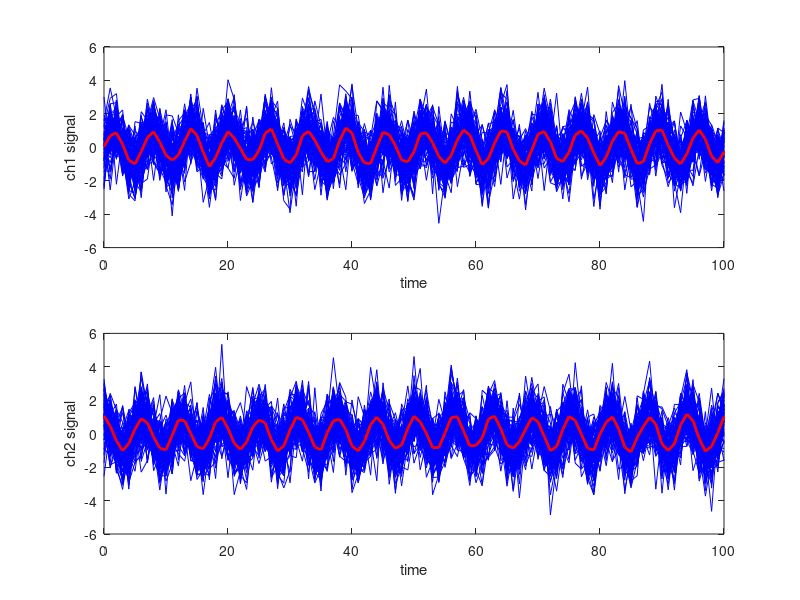

This chart was generated by the following MATLAB code: (Note: this script raises an error after producing the figure.)
clear; clc; close all

%% Generate some data (sines and cosines plus noise)
    numTrials = 100;
    time = 0:1:100; 
    numTimesteps = length(time);
    for trial = 1:numTrials
        data(:,1,trial) = sin(time)'+normrnd(0,1,numTimesteps,1);
        data(:,2,trial) = cos(time)'+normrnd(0,1,numTimesteps,1);
    end
    
%% Take trial averages
    trialAvg = mean(data,3);
    
%% Make sure data looks ok
    figure
    for trial = 1:numTrials
        subplot(2,1,1)
            plot(time,data(:,1,trial),'b')
            hold on
        subplot(2,1,2)
            plot(time,data(:,2,trial),'b')
            hold on
    end
    subplot(2,1,1)
        plot(time,trialAvg(:,1),'r','LineWidth',2)
        xlabel('time')
        ylabel('ch1 signal')
    subplot(2,1,2)
        plot(time,trialAvg(:,2),'r','LineWidth',2)
        xlabel('time')
        ylabel('ch2 signal')
    sgtitle('Raw Signal and Trial Averages')
    
%% Get confidence intervals in original space; plot with trial avgs
    CI = 1.96*std(data,0,3)./sqrt(numTrials);
    figure
    subplot(2,1,1)
        shadedErrorBar(time,trialAvg(:,1),CI(:,1),'lineprops',{'LineWidth',2,'Color','r'})
        xlabel('time')
        ylabel('ch1 signal')
    subplot(2,1,2)
        shadedErrorBar(time,trialAvg(:,2),CI(:,2),'lineprops',{'LineWidth',2,'Color','r'})
        xlabel('time')
        ylabel('ch2 signal')
    sgtitle('Confidence Interval in Original Space')
    
%% Do PCA on Trial Averages
    [coeff,score,latent,tsquared,explained,mu] = pca(trialAvg);
    %Project all data into PC space
    PCProj = NaN(size(data));
    for trial = 1:numTrials
       PCProj(:,:,trial) = (data(:,:,trial)-mu)*coeff; 
    end
    %Project trial averages into PC space
    trialAvgPCProj = (trialAvg-mu)*coeff;

%% Get confidence intervals in PC space, plot w PC avgs
    PCCI = 1.96*std(PCProj,0,3)./sqrt(numTrials);
    figure
    subplot(2,1,1)
        shadedErrorBar(time,trialAvgPCProj(:,1),PCCI(:,1),'lineprops',{'LineWidth',2})
        xlabel('time')
        ylabel('PC 1')
    subplot(2,1,2)
        shadedErrorBar(time,trialAvgPCProj(:,2),PCCI(:,2),'lineprops',{'LineWidth',2})
        xlabel('time')
        ylabel('PC 2')
    sgtitle('Confidence Interval in PC Space')
    
%% Project CI into PC space; ask if equal to CI computed in PC space; plot differences to be sure
    CIToPCCI = (CI-mu)*coeff;
    isequal(CIToPCCI,PCCI)
    differenceInCI = CIToPCCI-PCCI;
        
    figure
    subplot(2,1,1)
        plot(time,differenceInCI(:,1))
        xlabel('time')
        ylabel('Diff in PC 1 CI')
    subplot(2,1,2)
        plot(time,differenceInCI(:,2))
        xlabel('time')
        ylabel('Diff in PC 2 CI')
    sgtitle(['Diff bt projected CI and CI computed In PC Space',newline,...
        '(subtract mu before projection)'])
    
%% Maybe you're not supposed to subtract mu first, since the CI is more like a distance than a location. 
% Nope, that didn't work, either
    CIToPCCInoMu = (CI)*coeff;
    isequal(CIToPCCInoMu,PCCI)
    differenceInCINoMu = CIToPCCInoMu-PCCI;
        
    figure
    subplot(2,1,1)
        plot(time,differenceInCINoMu(:,1))
        xlabel('time')
        ylabel('Diff in PC 1 CI')
    subplot(2,1,2)
        plot(time,differenceInCINoMu(:,2))
        xlabel('time')
        ylabel('Diff in PC 2 CI')
     sgtitle(['Diff bt projected CI and CI computed In PC Space',newline,...
        '(do not subtract mu before projection)'])
    
%% NEw sim
x = [-1 1];
std(x)
